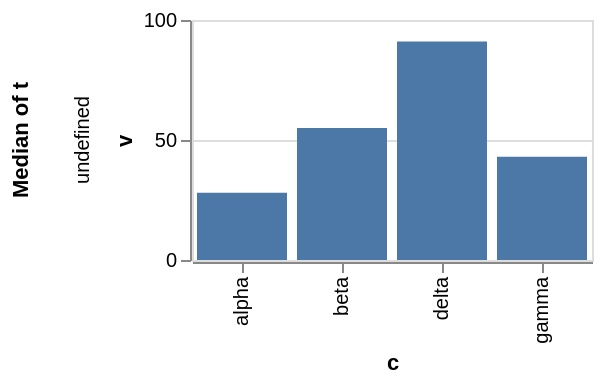

This figure's Vega-Lite source:
### Vega-Lite specification from a JSON file in a GitHub repository (floating-point values rounded to 4 significant figures)
{"$schema": "https://vega.github.io/schema/vega-lite/v6.json", "width": 200, "height": 120, "data": {"values": [{"c": "alpha", "v": 28, "w": 3, "t": "2024-01-07"}, {"c": "beta", "v": 55, "w": 7, "t": "2024-03-19"}, {"c": "gamma", "v": 43, "w": 5, "t": "2024-06-02"}, {"c": "delta", "v": 91, "w": 9, "t": "2024-09-11"}]}, "mark": {"type": "bar"}, "encoding": {"x": {"field": "c", "type": "nominal"}, "y": {"field": "v", "type": "quantitative"}, "row": {"field": "t", "type": "ordinal", "aggregate": "median"}}}
